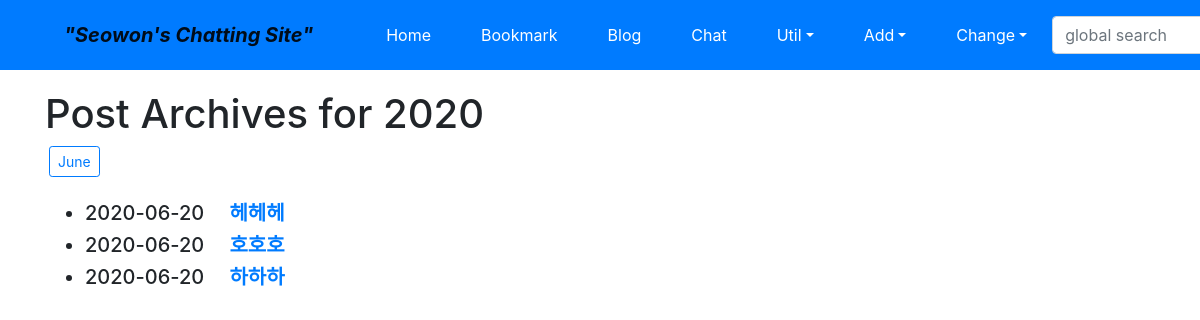
The app's page /blog/archive/2020/, older data.
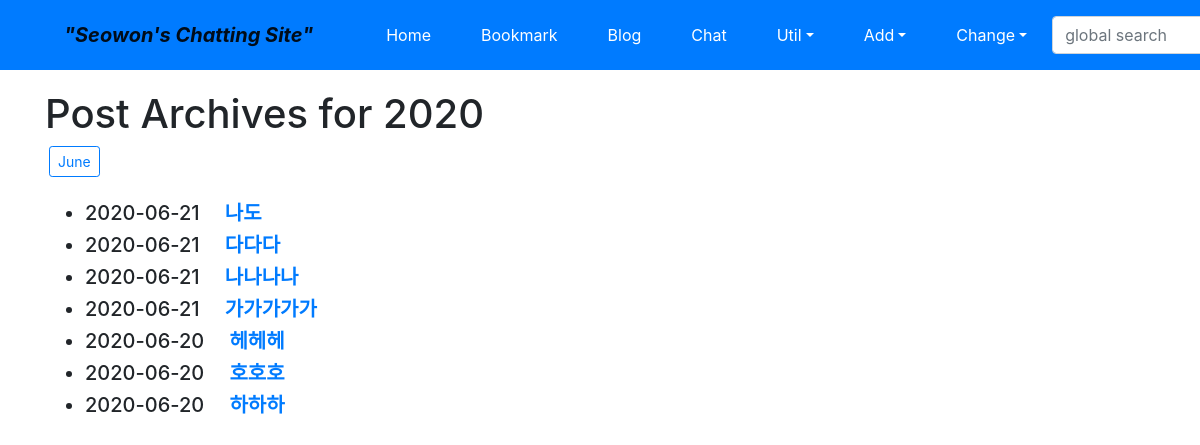
The same page, newer data.
### blog/models.py (models this page shows, shortened)
class Post(models.Model):
	title = models.CharField(verbose_name='TITLE', max_length=50)
	slug = models.SlugField('SLUG', unique=True, allow_unicode=True, help_text='one word for title alias.')
	description = models.CharField('DESCRIPTION', max_length=100, blank=True, help_text='simple description text.')
	content = models.TextField('CONTENT')
	create_dt = models.DateTimeField('CREATE DATE', auto_now_add=True)
	modify_dt = models.DateTimeField('MODIFY DATE', auto_now = True)
	owner = models.ForeignKey(User, on_delete=models.CASCADE, verbose_name='OWNER', blank=True, null=True)
	class Meta:
		verbose_name = 'post'
		verbose_name_plural = 'posts'
		db_table = 'blog_posts'
		ordering = ('-modify_dt',)
	def get_absolute_url(self):
		return reverse('blog:post_detail', args=(self.slug,))

### blog/views.py (the view)
# urls.py: path('archive/<int:year>/', views.PostYAV.as_view(), name = 'post_year_archive'),
class PostYAV(YearArchiveView):
	model = Post
	date_field = 'modify_dt'
	make_object_list = True
	template_name = 'blog/post_archive_year.html'

### blog/templates/blog/post_archive_year.html (shortened to what this page needs)
{% extends "base.html" %}
{% block content %}
<h1>Post Archives for {{ year|date:"Y" }}</h1>
	{% for date in date_list %}
		<a href="{% url 'blog:post_month_archive' year|date:'Y' date|date:'b' %}"
			class="btn btn-outline-primary btn-sm mx-1">
			{{ date|date:"F"}}</a>
	{% endfor %}
<br><br>
<div>
	<ul>
		{% for post in object_list %}
		<li class="h5">
			{{post.modify_dt|date:"Y-m-d"}}&emsp;
			<a href="{{ post.get_absolute_url }}"><strong>{{ post.title }}</strong></a></li>
		{% endfor %}
	</ul>
</div>
{% endblock %}

Row changes from the older to the newer data that the page shows:
added Post: modify_dt "2020-06-21", title "나도"
added Post: modify_dt "2020-06-21", title "다다다"
added Post: modify_dt "2020-06-21", title "나나나나"
added Post: modify_dt "2020-06-21", title "가가가가가"
